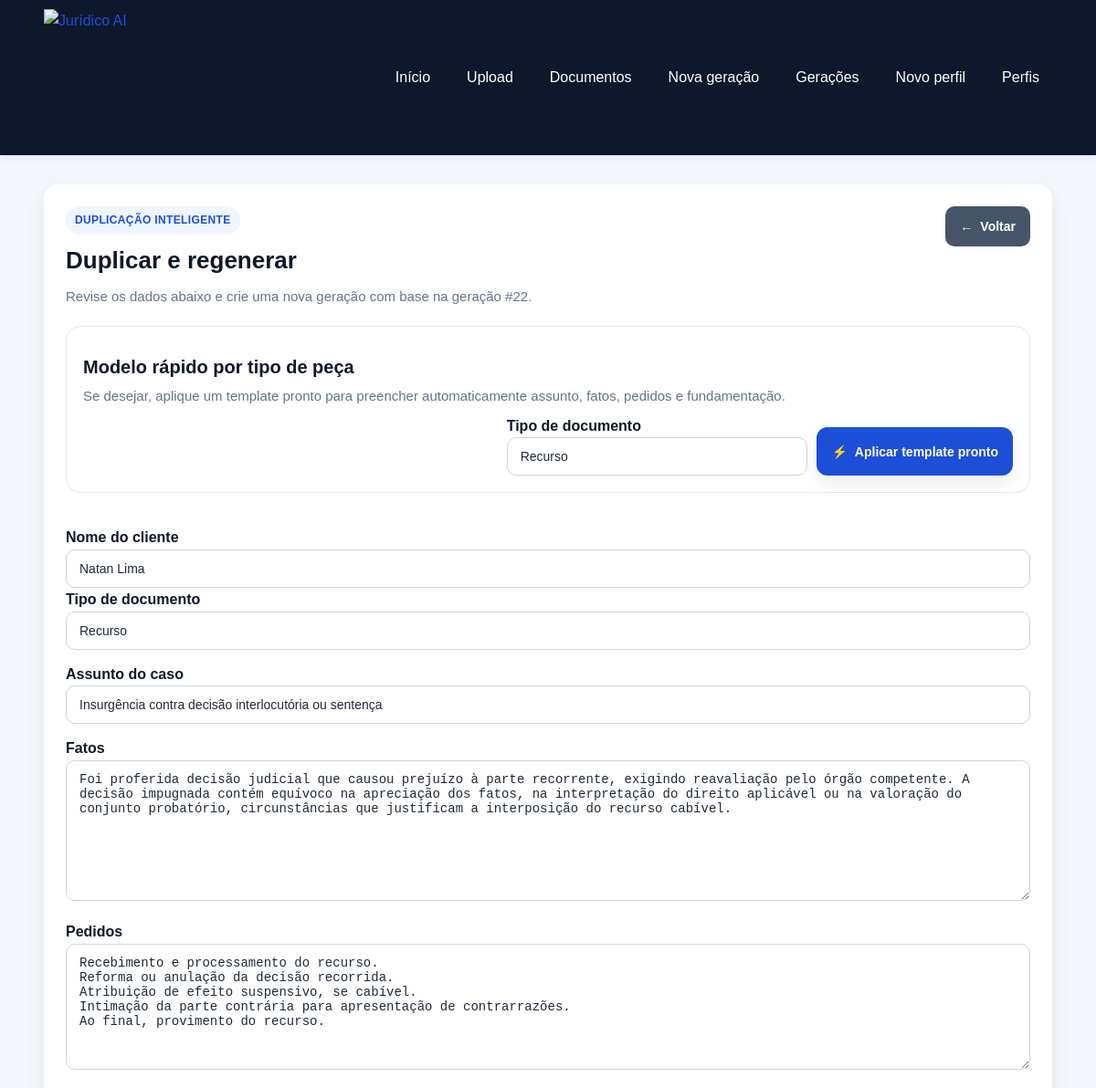
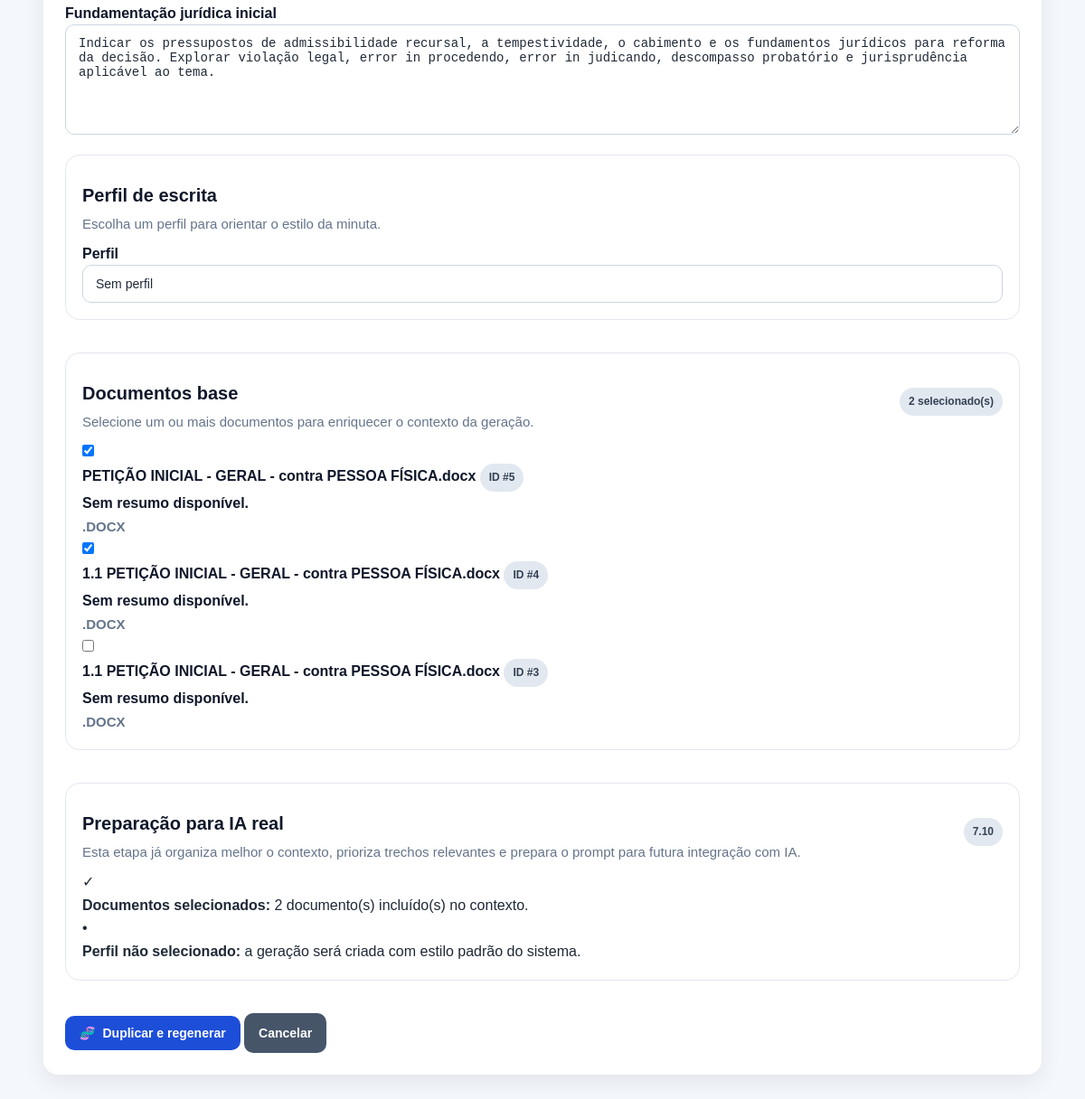
The app's page /generations/22/duplicate with its own data (2 pictures, top to bottom).
### app/models/generation.py (models this page shows, shortened)
class Generation(Base):
    __tablename__ = "generations"
    id = Column(Integer, primary_key=True, index=True)
    client_name = Column(Text, nullable=False)
    document_type = Column(Text, nullable=False, index=True)
    case_subject = Column(Text, nullable=False, index=True)
    facts = Column(Text, nullable=False)
    requests = Column(Text, nullable=False)
    legal_basis = Column(Text, nullable=True)
    context_used = Column(Text, nullable=False)
    generated_text = Column(Text, nullable=False)
    source_document_ids = Column(Text, nullable=True)
    writing_profile_id = Column(
        Integer,
        ForeignKey("writing_profiles.id", ondelete="SET NULL"),
        nullable=True,
        index=True,
    )
    writing_profile = relationship(
        "WritingProfile",
        back_populates="generations",
        passive_deletes=True,
    )
    documents = relationship(
        "Document",
        secondary=generation_documents,
        back_populates="generations",
        passive_deletes=True,
    )
    is_pinned = Column(Boolean, default=False, nullable=False)
    created_at = Column(DateTime, default=agora_brasil, nullable=False, index=True)
    updated_at = Column(DateTime, default=agora_brasil, onupdate=agora_brasil, nullable=False)

### app/models/document.py (models this page shows, shortened)
class Document(Base):
    __tablename__ = "documents"
    id = Column(Integer, primary_key=True, index=True)
    original_filename = Column(String(255), nullable=False, index=True)
    saved_filename = Column(String(255), nullable=False)
    file_path = Column(String(500), nullable=False)
    file_type = Column(String(20), nullable=False, index=True)
    extracted_text = Column(Text, nullable=False)
    created_at = Column(DateTime(timezone=True), server_default=func.now(), nullable=False)
    generations = relationship(
        "Generation",
        secondary=generation_documents,
        back_populates="documents",
        passive_deletes=True,
    )

### app/routers/generations.py (the view)
@router.get("/{generation_id}/duplicate")
async def duplicate_generation_form(
    generation_id: int,
    request: Request,
    db: Session = Depends(get_db),
):
    geracao = buscar_geracao_por_id(db, generation_id)
    if not geracao:
        raise HTTPException(status_code=404, detail="Geração não encontrada.")
    documentos = listar_documentos(db)
    perfis = listar_perfis_escrita(db)
    form_data = {
        "client_name": geracao.client_name,
        "document_type": geracao.document_type,
        "case_subject": geracao.case_subject,
        "facts": geracao.facts,
        "requests": geracao.requests,
        "legal_basis": geracao.legal_basis,
    }
    return _render_generation_form(
        request,
        documentos=documentos,
        perfis=perfis,
        tipos_de_documento=TIPOS_DE_DOCUMENTO,
        form_data=form_data,
        selected_document_ids=geracao.document_ids,
        selected_profile_id=geracao.writing_profile_id,
        duplicate_mode=True,
        duplicate_source_id=geracao.id,
    )

### app/templates/generation_create.html (shortened to what this page needs)
{% extends "base.html" %}
{% block content %}
<section class="card">
    <div class="cabecalho-pagina">
        <div>
            {% if modo_edicao %}
                <span class="etiqueta-secao">Edição da geração #{{ geracao.id }}</span>
                <h2>Editar geração jurídica</h2>
                <p class="texto-suave">
                    Atualize os dados da geração e regenere o texto jurídico mantendo o mesmo ID.
                </p>
            {% elif duplicate_mode %}
                <span class="etiqueta-secao">Duplicação inteligente</span>
                <h2>Duplicar e regenerar</h2>
                <p class="texto-suave">
                    Revise os dados abaixo e crie uma nova geração com base na geração #{{ duplicate_source_id }}.
                </p>
            {% else %}
                <span class="etiqueta-secao">Nova geração</span>
                <h2>Gerar minuta jurídica</h2>
                <p class="texto-suave">
                    Preencha os dados do caso, selecione documentos base e, se quiser, aplique um perfil de escrita.
                </p>
            {% endif %}
        </div>
        <div class="acoes-topo">
            <a class="botao botao-secundario" href="/generations">
                <span class="icone-botao" aria-hidden="true">←</span>
                Voltar
            </a>
        </div>
    </div>
    <form
        method="post"
        action="{{ action_url }}"
        class="formulario-geracao"
        data-loading-form
        data-loading-message="{{ submit_loading_text }}"
        data-loading-button-text="{{ submit_loading_text }}"
    >
        <section class="bloco-informativo">
            <div class="bloco-informativo-topo">
                <div>
                    <h3>Modelo rápido por tipo de peça</h3>
                    <p class="texto-suave">
                        Se desejar, aplique um template pronto para preencher automaticamente assunto, fatos, pedidos e fundamentação.
                    </p>
                </div>
            </div>
            <div class="acoes-formulario-geracao">
                <div class="campo-formulario">
                    <label for="document_type_template">Tipo de documento</label>
                    <select id="document_type_template" name="template_document_type" required>
                        {% for tipo in tipos_de_documento %}
                            <option value="{{ tipo }}" {% if form_data.document_type == tipo %}selected{% endif %}>
                                {{ tipo }}
                            </option>
                        {% endfor %}
                    </select>
                </div>
                <div class="acoes-formulario-geracao" style="margin-top: 14px;">
                    <button
                        type="submit"
                        class="botao botao-secundario"
                        formaction="/generations/apply-template"
                        formmethod="post"
                        formnovalidate
                    >
                        <span class="icone-botao" aria-hidden="true">⚡</span>
                        Aplicar template pronto
                    </button>
                </div>
            </div>
        </section>
        <div class="grid-formulario-geracao">
            <div class="campo-formulario">
                <label for="client_name">Nome do cliente</label>
                <input
                    type="text"
                    id="client_name"
                    name="client_name"
                    value="{{ form_data.client_name or '' }}"
                    placeholder="Ex.: João da Silva"
                    required
                >
            </div>
            <div class="campo-formulario">
                <label for="document_type">Tipo de documento</label>
                <select id="document_type" name="document_type" required>
                    {% for tipo in tipos_de_documento %}
                        <option value="{{ tipo }}" {% if form_data.document_type == tipo %}selected{% endif %}>
                            {{ tipo }}
                        </option>
                    {% endfor %}
                </select>
            </div>
        </div>
        <div class="campo-formulario">
            <label for="case_subject">Assunto do caso</label>
            <input
                type="text"
                id="case_subject"
                name="case_subject"
                value="{{ form_data.case_subject or '' }}"
                placeholder="Ex.: Ação de obrigação de fazer c/c indenização"
                required
            >
        </div>
        <div class="campo-formulario">
            <label for="facts">Fatos</label>
            <textarea
                id="facts"
                name="facts"
                rows="8"
                placeholder="Descreva os fatos do caso..."
                required
            >{{ form_data.facts or '' }}</textarea>
        </div>
        <div class="campo-formulario">
            <label for="requests">Pedidos</label>
            <textarea
                id="requests"
                name="requests"
                rows="7"
                placeholder="Descreva os pedidos..."
                required
            >{{ form_data.requests or '' }}</textarea>
        </div>
        <div class="campo-formulario">
            <label for="legal_basis">Fundamentação jurídica inicial</label>
            <textarea
                id="legal_basis"
                name="legal_basis"
                rows="6"
                placeholder="Informe a base jurídica inicial, se desejar..."
            >{{ form_data.legal_basis or '' }}</textarea>
        </div>
        <section class="bloco-informativo">
            <div class="bloco-informativo-topo">
                <div>
                    <h3>Perfil de escrita</h3>
                    <p class="texto-suave">
                        Escolha um perfil para orientar o estilo da minuta.
                    </p>
                </div>
            </div>
            <div class="campo-formulario">
                <label for="writing_profile_id">Perfil</label>
                <select id="writing_profile_id" name="writing_profile_id">
                    <option value="">Sem perfil</option>
                </select>
            </div>
        </section>
        <section class="bloco-informativo">
            <div class="bloco-informativo-topo">
                <div>
                    <h3>Documentos base</h3>
                    <p class="texto-suave">
                        Selecione um ou mais documentos para enriquecer o contexto da geração.
                    </p>
                </div>
                <span class="badge badge-neutro" data-document-counter>
                </span>
            </div>
            {% if documentos %}
                <div class="grade-documentos-base">
                    {% for documento in documentos %}
                        <label class="card-documento-base {% if documento.id in selected_document_ids %}selecionado{% endif %}" data-document-card>
                            <input
                                type="checkbox"
                                name="document_ids"
                                value="{{ documento.id }}"
                                {% if documento.id in selected_document_ids %}checked{% endif %}
                                data-document-checkbox
                            >
                            <div class="card-documento-base-conteudo">
                                <div class="card-documento-base-topo">
                                    <strong>{{ documento.original_filename }}</strong>
                                    <span class="badge badge-neutro">ID #{{ documento.id }}</span>
                                </div>
                                <p>{{ documento.summary if documento.summary else "Sem resumo disponível." }}</p>
                                <span class="texto-suave">{{ documento.file_type|upper }}</span>
                            </div>
                        </label>
                    {% endfor %}
                </div>
            {% else %}
                <div class="estado-vazio">
                    <p>Nenhum documento disponível para seleção.</p>
                </div>
            {% endif %}
        </section>
        <section class="bloco-informativo">
            <div class="bloco-informativo-topo">
                <div>
                    <h3>Preparação para IA real</h3>
                    <p class="texto-suave">
                        Esta etapa já organiza melhor o contexto, prioriza trechos relevantes e prepara o prompt para futura integração com IA.
                    </p>
                </div>
                <span class="badge badge-neutro">7.10</span>
            </div>
            {% if selected_document_ids %}
                <div class="lista-checks-ia-real">
                    <div class="check-ia-real">
                        <span class="check-ia-real-icone">✓</span>
                        <div>
                            <strong>Documentos selecionados:</strong>
                            {{ selected_document_ids|length }} documento(s) incluído(s) no contexto.
                        </div>
                    </div>
                    {% if selected_profile_id %}
                        <div class="check-ia-real">
                            <span class="check-ia-real-icone">✓</span>
                            <div>
                                <strong>Perfil aplicado:</strong>
                                a geração considerará o estilo do perfil selecionado.
                            </div>
                        </div>
                    {% else %}
                        <div class="check-ia-real">
                            <span class="check-ia-real-icone">•</span>
                            <div>
                                <strong>Perfil não selecionado:</strong>
                                a geração será criada com estilo padrão do sistema.
                            </div>
                        </div>
                    {% endif %}
                </div>
            {% else %}
                <div class="estado-vazio">
                    <p>
                        Nenhum documento foi selecionado ainda. Você pode gerar sem documentos, mas a IA terá menos contexto.
                    </p>
                </div>
            {% endif %}
        </section>
        <div class="acoes-formulario">
            <button type="submit" class="botao">
                {% if modo_edicao %}
                    <span class="icone-botao" aria-hidden="true">💾</span>
                    Salvar alterações
                {% elif duplicate_mode %}
                    <span class="icone-botao" aria-hidden="true">🧬</span>
                    Duplicar e regenerar
                {% else %}
                    <span class="icone-botao" aria-hidden="true">✨</span>
                    Gerar minuta
                {% endif %}
            </button>
            <a class="botao botao-secundario" href="/generations">Cancelar</a>
        </div>
    </form>
</section>
{% endblock %}

### app/templates/base.html (shortened to what this page needs)
<!DOCTYPE html>
<html lang="pt-BR">
<head>
    <link rel="stylesheet" href="{{ url_for('static', path='css/style.css') }}?v=7.5">
</head>
<body>
    <header class="topo">
        <div class="container topo-conteudo">
            <a href="/" class="marca-link" aria-label="Ir para a página inicial do Jurídico AI">
                <img
                    src="{{ url_for('static', path='img/logo-juridico-ai-sem-fundo.png') }}"
                    alt="Jurídico AI"
                    class="logo-juridico"
                >
            </a>
            <nav class="menu">
                <a href="/">Início</a>
                <a href="/documents/upload">Upload</a>
                <a href="/documents">Documentos</a>
                <a href="/generations/create">Nova geração</a>
                <a href="/generations">Gerações</a>
                <a href="/writing-profiles/create">Novo perfil</a>
                <a href="/writing-profiles">Perfis</a>
            </nav>
        </div>
    </header>
    <main class="container pagina-conteudo">
        {% block content %}{% endblock %}
    </main>
</body>
</html>

### records on screen
Generation: template_document_type "Recurso", client_name "Natan Lima", document_type "Recurso", case_subject "Insurgência contra decisão interlocutória ou sentença", facts "Foi proferida decisão judicial que causou prejuízo à parte recorrente, exigindo reavaliação pelo órgão competente. A decisão impugnada contém equívoco na apreciação dos fatos, na interpretação do direito aplicável ou na valoração do conjunto probatório, circunstâncias que justificam a interposição do recurso cabível.", requests "Recebimento e processamento do recurso. Reforma ou anulação da decisão recorrida. Atribuição de efeito suspensivo, se cabível. Intimação da parte contrária para apresentação de contrarrazões. Ao final, provimento do recurso.", legal_basis "Indicar os pressupostos de admissibilidade recursal, a tempestividade, o cabimento e os fundamentos jurídicos para reforma da decisão. Explorar violação legal, error in procedendo, error in judicando, descompasso probatório e jurisprudência aplicável ao tema."
Document: document_ids "☑", original_filename "PETIÇÃO INICIAL - GERAL - contra PESSOA FÍSICA.docx", id "5", summary "Sem resumo disponível.", file_type ".DOCX"
Document: document_ids "☑", original_filename "1.1 PETIÇÃO INICIAL - GERAL - contra PESSOA FÍSICA.docx", id "4", summary "Sem resumo disponível.", file_type ".DOCX"
Document: original_filename "1.1 PETIÇÃO INICIAL - GERAL - contra PESSOA FÍSICA.docx", id "3", summary "Sem resumo disponível.", file_type ".DOCX"

### other values on screen
{{ duplicate_source_id }} "22"
{{ selected_document_ids|length }} "2"
